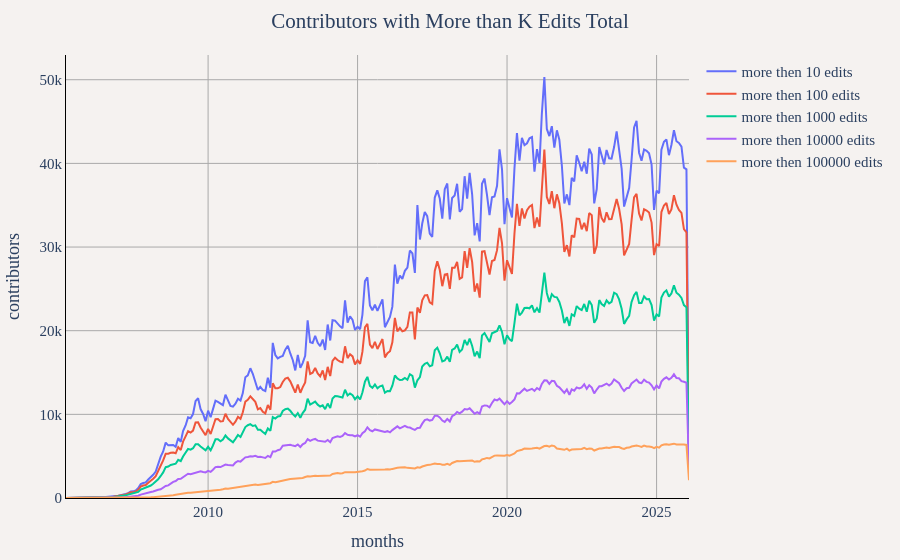

Notebook code cell kept with this figure:
### Markdown cell above
## Contributors with More than K Edits Total
This shows the number of contributors who have accumulated more than various edit count thresholds (10, 100, 1000, 10000, 100000 edits) throughout their entire OSM history up to each month.

### Code cell
df = duckdb.sql("""
WITH user_cumulative_edits AS (
    SELECT
        year,
        month,
        user_name,
        SUM(edit_count) OVER (PARTITION BY user_name ORDER BY year, month) as cumulative_edits
    FROM (
        SELECT
            year,
            month,
            user_name,
            SUM(edit_count) as edit_count
        FROM '../changeset_data/year=*/month=*/*.parquet'
        GROUP BY year, month, user_name
    )
),
monthly_thresholds AS (
    SELECT
        year,
        month,
        CONCAT(year, '-', LPAD(CAST(month as VARCHAR), 2, '0')) as months,
        COUNT(DISTINCT CASE WHEN cumulative_edits > 10 THEN user_name END) as "more then 10 edits",
        COUNT(DISTINCT CASE WHEN cumulative_edits > 100 THEN user_name END) as "more then 100 edits",
        COUNT(DISTINCT CASE WHEN cumulative_edits > 1000 THEN user_name END) as "more then 1000 edits",
        COUNT(DISTINCT CASE WHEN cumulative_edits > 10000 THEN user_name END) as "more then 10000 edits",
        COUNT(DISTINCT CASE WHEN cumulative_edits > 100000 THEN user_name END) as "more then 100000 edits"
    FROM user_cumulative_edits
    GROUP BY year, month
)
SELECT
    months,
    "more then 10 edits",
    "more then 100 edits",
    "more then 1000 edits",
    "more then 10000 edits",
    "more then 100000 edits"
FROM monthly_thresholds
ORDER BY year, month
""").df()

# Reshape for plotting
df_melted = df.melt(id_vars=["months"], var_name="threshold", value_name="contributors")

util.show_figure(
    [
        util.FigureConfig(
            title="Contributors with More than K Edits Total",
            label="contributors",
            x_col="months",
            y_col="contributors",
            group_col="threshold",
            query_or_df=df_melted,
            trace_names=[
                "more then 10 edits",
                "more then 100 edits",
                "more then 1000 edits",
                "more then 10000 edits",
                "more then 100000 edits",
            ],
        )
    ]
)

### Figure 1 — Plotly figure (JSON) as saved in the notebook; plotly's stock layout.template omitted (floating-point values rounded to 4 significant figures; data arrays with more than 128 entries replaced by an {"elided": "..."} marker saying what was removed)
{"data": [{"hovertemplate": "more then 10 edits<br>%{x}<br>%{y:,} contributors<extra></extra>", "name": "more then 10 edits", "type": "scatter", "visible": true, "x": {"elided": "251 str values"}, "y": {"elided": "251 int values"}}, {"hovertemplate": "more then 100 edits<br>%{x}<br>%{y:,} contributors<extra></extra>", "name": "more then 100 edits", "type": "scatter", "visible": true, "x": {"elided": "251 str values"}, "y": {"elided": "251 int values"}}, {"hovertemplate": "more then 1000 edits<br>%{x}<br>%{y:,} contributors<extra></extra>", "name": "more then 1000 edits", "type": "scatter", "visible": true, "x": {"elided": "251 str values"}, "y": {"elided": "251 int values"}}, {"hovertemplate": "more then 10000 edits<br>%{x}<br>%{y:,} contributors<extra></extra>", "name": "more then 10000 edits", "type": "scatter", "visible": true, "x": {"elided": "251 str values"}, "y": {"elided": "251 int values"}}, {"hovertemplate": "more then 100000 edits<br>%{x}<br>%{y:,} contributors<extra></extra>", "name": "more then 100000 edits", "type": "scatter", "visible": true, "x": {"elided": "251 str values"}, "y": {"elided": "251 int values"}}], "layout": {"barmode": "stack", "font": {"family": "Times", "size": 15}, "margin": {"b": 55, "l": 55, "r": 55, "t": 55}, "paper_bgcolor": "#f5f2f0", "plot_bgcolor": "#f5f2f0", "title": {"text": "Contributors with More than K Edits Total", "x": 0.5}, "xaxis": {"gridcolor": "darkgray", "linecolor": "black", "showgrid": true, "tickcolor": "black", "title": {"text": "months"}, "zerolinecolor": "darkgray"}, "yaxis": {"gridcolor": "darkgray", "linecolor": "black", "rangemode": "tozero", "showgrid": true, "tickcolor": "black", "title": {"text": "contributors"}, "zerolinecolor": "darkgray"}}}
